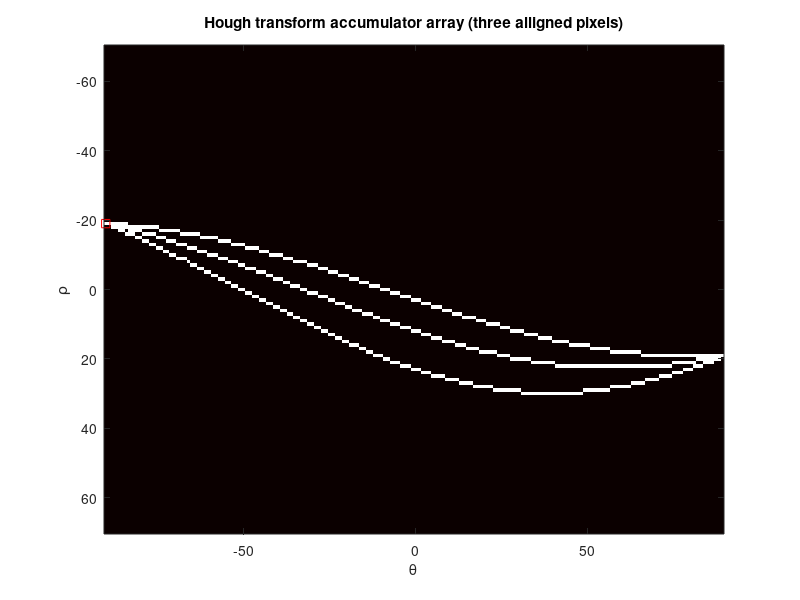
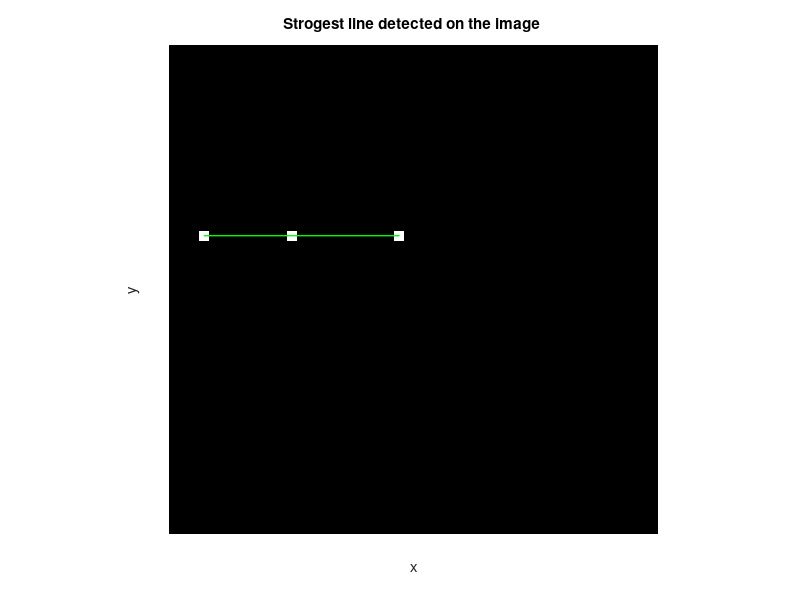

The MATLAB source for these figures, in order:
function image36()
    %Create a black image with one white pixel
    img = false(50,50);
    img(20:20,4:4) = true;
    img(20:20,13:13) = true;
    img(20:20,24:24) = true;

    %Generate the accumulator array to find the local maxima values
    [H,T,R] = hough(img);
     figure
     imshow(imadjust(mat2gray(H)),'XData',T,'YData',R,...
           'InitialMagnification','fit');
     title('Hough transform accumulator array (three alligned pixels)');
     xlabel('\theta'), ylabel('\rho');
     axis on, axis normal, hold on;
     colormap(gca,hot);
     
     %Plot the maxima value on the accumulator array map
     P = houghpeaks(H,1,'threshold',ceil(0.1*max(H(:))));
     x = T(P(:,2));
     y = R(P(:,1));
     plot(x,y,'s','color','red');
     hold off
     
     %Auto detect lines on the image, using 
     lines = houghlines(img,T,R,P,'FillGap',100,'MinLength',5);
     
     %DISPLAY ORIGINAL IMAGE WITH LINES %SUPERIMPOSED
     figure, imshow(img), hold on
     max_len = 0;
     for k = 1:length(lines)
         xy = [lines(k).point1; lines(k).point2];
         plot(xy(:,1),xy(:,2),'LineWidth',1,'Color','green');
     end 
     title('Strogest line detected on the image ');
     xlabel('x'), ylabel('y');
end